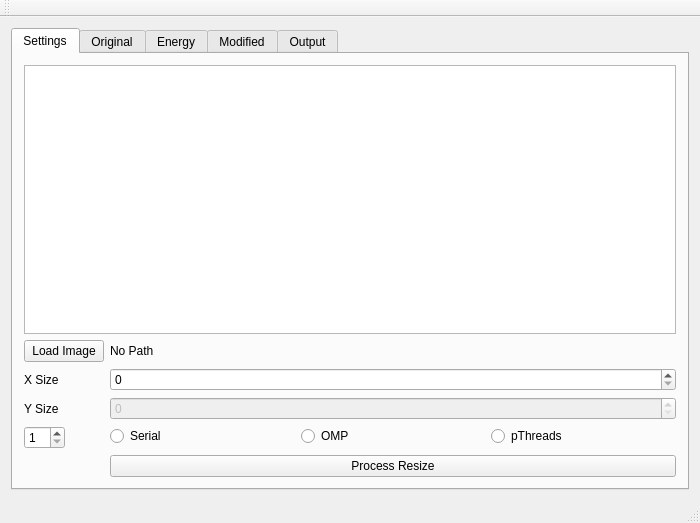
<?xml version="1.0" encoding="UTF-8"?>
<ui version="4.0">
 <class>MainWindow</class>
 <widget class="QMainWindow" name="MainWindow">
  <property name="geometry">
   <rect>
    <x>0</x>
    <y>0</y>
    <width>700</width>
    <height>523</height>
   </rect>
  </property>
  <property name="windowTitle">
   <string>MainWindow</string>
  </property>
  <widget class="QWidget" name="centralWidget">
   <layout class="QHBoxLayout" name="horizontalLayout">
    <item>
     <widget class="QTabWidget" name="tabWidget">
      <property name="currentIndex">
       <number>0</number>
      </property>
      <widget class="QWidget" name="tab_settings">
       <attribute name="title">
        <string>Settings</string>
       </attribute>
       <layout class="QFormLayout" name="formLayout">
        <item row="2" column="0" colspan="2">
         <widget class="QTextBrowser" name="textBrowser_settings"/>
        </item>
        <item row="3" column="0">
         <widget class="QPushButton" name="pushButton_imageSelect">
          <property name="text">
           <string>Load Image</string>
          </property>
         </widget>
        </item>
        <item row="3" column="1">
         <widget class="QLabel" name="label_imagePath">
          <property name="text">
           <string>No Path</string>
          </property>
         </widget>
        </item>
        <item row="4" column="1">
         <widget class="QSpinBox" name="spinBox_x">
          <property name="maximum">
           <number>999999</number>
          </property>
         </widget>
        </item>
        <item row="10" column="1">
         <widget class="QPushButton" name="pushButton_doResize">
          <property name="text">
           <string>Process Resize</string>
          </property>
         </widget>
        </item>
        <item row="6" column="1">
         <widget class="QSpinBox" name="spinBox_y">
          <property name="enabled">
           <bool>false</bool>
          </property>
          <property name="maximum">
           <number>999999</number>
          </property>
         </widget>
        </item>
        <item row="4" column="0">
         <widget class="QLabel" name="label_xSize">
          <property name="text">
           <string>X Size</string>
          </property>
         </widget>
        </item>
        <item row="6" column="0">
         <widget class="QLabel" name="label_ySize">
          <property name="text">
           <string>Y Size</string>
          </property>
         </widget>
        </item>
        <item row="8" column="1">
         <layout class="QHBoxLayout" name="horizontalLayout_6">
          <item>
           <widget class="QRadioButton" name="radioButton_algSerial">
            <property name="text">
             <string>Serial</string>
            </property>
           </widget>
          </item>
          <item>
           <widget class="QRadioButton" name="radioButton_algOmp">
            <property name="text">
             <string>OMP</string>
            </property>
           </widget>
          </item>
          <item>
           <widget class="QRadioButton" name="radioButton_algPthreads">
            <property name="text">
             <string>pThreads</string>
            </property>
           </widget>
          </item>
         </layout>
        </item>
        <item row="8" column="0">
         <widget class="QSpinBox" name="spinBox_threads">
          <property name="minimum">
           <number>1</number>
          </property>
          <property name="maximum">
           <number>64</number>
          </property>
         </widget>
        </item>
       </layout>
      </widget>
      <widget class="QWidget" name="tab_orig">
       <attribute name="title">
        <string>Original</string>
       </attribute>
       <layout class="QHBoxLayout" name="horizontalLayout_2">
        <item>
         <widget class="QGraphicsView" name="graphicsView_orig"/>
        </item>
       </layout>
      </widget>
      <widget class="QWidget" name="tab_energy">
       <attribute name="title">
        <string>Energy</string>
       </attribute>
       <layout class="QHBoxLayout" name="horizontalLayout_5">
        <item>
         <widget class="QGraphicsView" name="graphicsView_energy"/>
        </item>
       </layout>
      </widget>
      <widget class="QWidget" name="tab_mod">
       <attribute name="title">
        <string>Modified</string>
       </attribute>
       <layout class="QHBoxLayout" name="horizontalLayout_4">
        <item>
         <widget class="QGraphicsView" name="graphicsView_mod"/>
        </item>
       </layout>
      </widget>
      <widget class="QWidget" name="tab_console">
       <attribute name="title">
        <string>Output</string>
       </attribute>
       <layout class="QHBoxLayout" name="horizontalLayout_3">
        <item>
         <widget class="QTextBrowser" name="textBrowser_console">
          <property name="font">
           <font>
            <family>FreeMono</family>
           </font>
          </property>
          <property name="acceptDrops">
           <bool>false</bool>
          </property>
         </widget>
        </item>
        <item>
         <widget class="QTableView" name="tableView_debug"/>
        </item>
       </layout>
      </widget>
     </widget>
    </item>
   </layout>
  </widget>
  <widget class="QMenuBar" name="menuBar">
   <property name="geometry">
    <rect>
     <x>0</x>
     <y>0</y>
     <width>700</width>
     <height>19</height>
    </rect>
   </property>
  </widget>
  <widget class="QToolBar" name="mainToolBar">
   <attribute name="toolBarArea">
    <enum>TopToolBarArea</enum>
   </attribute>
   <attribute name="toolBarBreak">
    <bool>false</bool>
   </attribute>
  </widget>
  <widget class="QStatusBar" name="statusBar"/>
 </widget>
 <layoutdefault spacing="6" margin="11"/>
 <resources/>
 <connections/>
</ui>
